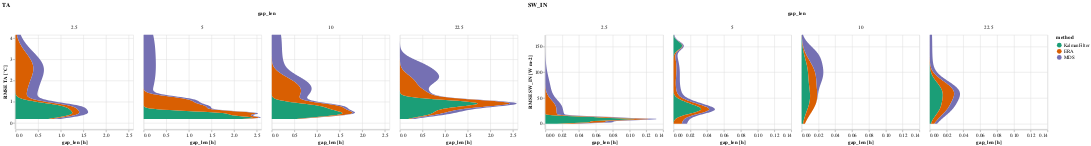

Notebook source saved alongside this figure:
### Code cell
facet_wrap(data_results, _the_plot_violin, "var", y_labels = [f"RMSE {var} [{units_big[var]}]" for var in data_results['var'].unique()])

### Figure 1 — Vega-Lite specification as saved in the notebook (floating-point values rounded to 4 significant figures)
{"config": {"view": {"continuousWidth": 300, "continuousHeight": 300}}, "vconcat": [{"hconcat": [{"mark": {"type": "area", "orient": "horizontal"}, "encoding": {"color": {"field": "method", "scale": {"domain": ["KalmanFilter", "ERA", "MDS"], "scheme": "dark2"}, "type": "nominal"}, "column": {"field": "gap_len", "type": "nominal"}, "x": {"axis": {"labelAngle": 0}, "field": "density", "title": "gap_len [h]", "type": "quantitative"}, "xOffset": {"field": "method", "scale": {"domain": ["KalmanFilter", "ERA", "MDS"]}, "sort": ["KalmanFilter", "ERA", "MDS"], "type": "ordinal"}, "y": {"field": "rmse", "scale": {"domainMin": -0.2896}, "title": "RMSE TA [°C]", "type": "quantitative"}}, "height": 200, "title": "TA", "transform": [{"density": "rmse", "groupby": ["method", "gap_len"], "as": ["rmse", "density"]}], "width": 250}, {"data": {"name": "data-78a1cd730a6f5d072d2987aae74c6fac"}, "mark": {"type": "area", "orient": "horizontal"}, "encoding": {"color": {"field": "method", "scale": {"domain": ["KalmanFilter", "ERA", "MDS"], "scheme": "dark2"}, "type": "nominal"}, "column": {"field": "gap_len", "type": "nominal"}, "x": {"axis": {"labelAngle": 0}, "field": "density", "title": "gap_len [h]", "type": "quantitative"}, "xOffset": {"field": "method", "scale": {"domain": ["KalmanFilter", "ERA", "MDS"]}, "sort": ["KalmanFilter", "ERA", "MDS"], "type": "ordinal"}, "y": {"field": "rmse", "scale": {"domainMin": -10.31}, "title": "RMSE SW_IN [W m-2]", "type": "quantitative"}}, "height": 200, "title": "SW_IN", "transform": [{"density": "rmse", "groupby": ["method", "gap_len"], "as": ["rmse", "density"]}], "width": 250}]}], "bounds": "flush", "data": {"name": "data-d84549c73d941c2653553546c3a65227"}, "resolve": {"scale": {"xOffset": "independent"}}, "$schema": "https://vega.github.io/schema/vega-lite/v5.2.0.json", "datasets": {"data-d84549c73d941c2653553546c3a65227": [{"method": "KalmanFilter", "var": "TA", "gap_len": 2.5, "idx_rep": 0, "rmse": 0.4336, "rmse_stand": 0.05471}, {"method": "KalmanFilter", "var": "TA", "gap_len": 2.5, "idx_rep": 1, "rmse": 0.4791, "rmse_stand": 0.06046}, {"method": "KalmanFilter", "var": "TA", "gap_len": 2.5, "idx_rep": 2, "rmse": 0.2397, "rmse_stand": 0.03024}, {"method": "KalmanFilter", "var": "TA", "gap_len": 2.5, "idx_rep": 3, "rmse": 0.7728, "rmse_stand": 0.09752}, {"method": "KalmanFilter", "var": "TA", "gap_len": 2.5, "idx_rep": 4, "rmse": 0.8031, "rmse_stand": 0.1013}, {"method": "ERA", "var": "TA", "gap_len": 2.5, "idx_rep": 0, "rmse": 0.6886, "rmse_stand": 0.08689}, {"method": "ERA", "var": "TA", "gap_len": 2.5, "idx_rep": 1, "rmse": 2.978, "rmse_stand": 0.3757}, {"method": "ERA", "var": "TA", "gap_len": 2.5, "idx_rep": 2, "rmse": 1.558, "rmse_stand": 0.1966}, {"method": "ERA", "var": "TA", "gap_len": 2.5, "idx_rep": 3, "rmse": 2.635, "rmse_stand": 0.3325}, {"method": "ERA", "var": "TA", "gap_len": 2.5, "idx_rep": 4, "rmse": 2.44, "rmse_stand": 0.3079}, {"method": "MDS", "var": "TA", "gap_len": 2.5, "idx_rep": 0, "rmse": 2.541, "rmse_stand": 0.3207}, {"method": "MDS", "var": "TA", "gap_len": 2.5, "idx_rep": 1, "rmse": 3.392, "rmse_stand": 0.4281}, {"method": "MDS", "var": "TA", "gap_len": 2.5, "idx_rep": 2, "rmse": 0.2069, "rmse_stand": 0.0261}, {"method": "MDS", "var": "TA", "gap_len": 2.5, "idx_rep": 3, "rmse": 0.9168, "rmse_stand": 0.1157}, {"method": "MDS", "var": "TA", "gap_len": 2.5, "idx_rep": 4, "rmse": 1.91, "rmse_stand": 0.241}, {"method": "KalmanFilter", "var": "TA", "gap_len": 5.0, "idx_rep": 0, "rmse": 0.4647, "rmse_stand": 0.05864}, {"method": "KalmanFilter", "var": "TA", "gap_len": 5.0, "idx_rep": 1, "rmse": 0.2366, "rmse_stand": 0.02986}, {"method": "KalmanFilter", "var": "TA", "gap_len": 5.0, "idx_rep": 2, "rmse": 0.2537, "rmse_stand": 0.03202}, {"method": "KalmanFilter", "var": "TA", "gap_len": 5.0, "idx_rep": 3, "rmse": 0.1873, "rmse_stand": 0.02364}, {"method": "KalmanFilter", "var": "TA", "gap_len": 5.0, "idx_rep": 4, "rmse": 0.4572, "rmse_stand": 0.05769}, {"method": "ERA", "var": "TA", "gap_len": 5.0, "idx_rep": 0, "rmse": 0.7428, "rmse_stand": 0.09373}, {"method": "ERA", "var": "TA", "gap_len": 5.0, "idx_rep": 1, "rmse": 1.156, "rmse_stand": 0.1459}, {"method": "ERA", "var": "TA", "gap_len": 5.0, "idx_rep": 2, "rmse": 0.7557, "rmse_stand": 0.09536}, {"method": "ERA", "var": "TA", "gap_len": 5.0, "idx_rep": 3, "rmse": 0.9922, "rmse_stand": 0.1252}, {"method": "ERA", "var": "TA", "gap_len": 5.0, "idx_rep": 4, "rmse": 0.4908, "rmse_stand": 0.06193}, {"method": "MDS", "var": "TA", "gap_len": 5.0, "idx_rep": 0, "rmse": 2.319, "rmse_stand": 0.2927}, {"method": "MDS", "var": "TA", "gap_len": 5.0, "idx_rep": 1, "rmse": 2.669, "rmse_stand": 0.3368}, {"method": "MDS", "var": "TA", "gap_len": 5.0, "idx_rep": 2, "rmse": 3.83, "rmse_stand": 0.4833}, {"method": "MDS", "var": "TA", "gap_len": 5.0, "idx_rep": 3, "rmse": 4.159, "rmse_stand": 0.5248}, {"method": "MDS", "var": "TA", "gap_len": 5.0, "idx_rep": 4, "rmse": 1.431, "rmse_stand": 0.1806}, {"method": "KalmanFilter", "var": "TA", "gap_len": 10.0, "idx_rep": 0, "rmse": 0.8387, "rmse_stand": 0.1058}, {"method": "KalmanFilter", "var": "TA", "gap_len": 10.0, "idx_rep": 1, "rmse": 0.4501, "rmse_stand": 0.0568}, {"method": "KalmanFilter", "var": "TA", "gap_len": 10.0, "idx_rep": 2, "rmse": 0.7069, "rmse_stand": 0.08921}, {"method": "KalmanFilter", "var": "TA", "gap_len": 10.0, "idx_rep": 3, "rmse": 0.4887, "rmse_stand": 0.06167}, {"method": "KalmanFilter", "var": "TA", "gap_len": 10.0, "idx_rep": 4, "rmse": 0.3168, "rmse_stand": 0.03997}, {"method": "ERA", "var": "TA", "gap_len": 10.0, "idx_rep": 0, "rmse": 0.7116, "rmse_stand": 0.0898}, {"method": "ERA", "var": "TA", "gap_len": 10.0, "idx_rep": 1, "rmse": 1.444, "rmse_stand": 0.1823}, {"method": "ERA", "var": "TA", "gap_len": 10.0, "idx_rep": 2, "rmse": 2.033, "rmse_stand": 0.2565}, {"method": "ERA", "var": "TA", "gap_len": 10.0, "idx_rep": 3, "rmse": 1.691, "rmse_stand": 0.2133}, {"method": "ERA", "var": "TA", "gap_len": 10.0, "idx_rep": 4, "rmse": 1.116, "rmse_stand": 0.1409}, {"method": "MDS", "var": "TA", "gap_len": 10.0, "idx_rep": 0, "rmse": 4.151, "rmse_stand": 0.5239}, {"method": "MDS", "var": "TA", "gap_len": 10.0, "idx_rep": 1, "rmse": 2.035, "rmse_stand": 0.2568}, {"method": "MDS", "var": "TA", "gap_len": 10.0, "idx_rep": 2, "rmse": 1.864, "rmse_stand": 0.2352}, {"method": "MDS", "var": "TA", "gap_len": 10.0, "idx_rep": 3, "rmse": 3.956, "rmse_stand": 0.4992}, {"method": "MDS", "var": "TA", "gap_len": 10.0, "idx_rep": 4, "rmse": 2.373, "rmse_stand": 0.2994}, {"method": "KalmanFilter", "var": "TA", "gap_len": 22.5, "idx_rep": 0, "rmse": 0.9253, "rmse_stand": 0.1168}, {"method": "KalmanFilter", "var": "TA", "gap_len": 22.5, "idx_rep": 1, "rmse": 0.9616, "rmse_stand": 0.1213}, {"method": "KalmanFilter", "var": "TA", "gap_len": 22.5, "idx_rep": 2, "rmse": 0.6667, "rmse_stand": 0.08413}, {"method": "KalmanFilter", "var": "TA", "gap_len": 22.5, "idx_rep": 3, "rmse": 0.4069, "rmse_stand": 0.05135}, {"method": "KalmanFilter", "var": "TA", "gap_len": 22.5, "idx_rep": 4, "rmse": 0.9208, "rmse_stand": 0.1162}, {"method": "ERA", "var": "TA", "gap_len": 22.5, "idx_rep": 0, "rmse": 1.244, "rmse_stand": 0.157}, {"method": "ERA", "var": "TA", "gap_len": 22.5, "idx_rep": 1, "rmse": 0.9254, "rmse_stand": 0.1168}, {"method": "ERA", "var": "TA", "gap_len": 22.5, "idx_rep": 2, "rmse": 1.456, "rmse_stand": 0.1837}, {"method": "ERA", "var": "TA", "gap_len": 22.5, "idx_rep": 3, "rmse": 0.8016, "rmse_stand": 0.1012}, {"method": "ERA", "var": "TA", "gap_len": 22.5, "idx_rep": 4, "rmse": 2.007, "rmse_stand": 0.2533}, {"method": "MDS", "var": "TA", "gap_len": 22.5, "idx_rep": 0, "rmse": 2.005, "rmse_stand": 0.253}, {"method": "MDS", "var": "TA", "gap_len": 22.5, "idx_rep": 1, "rmse": 2.29, "rmse_stand": 0.2889}, {"method": "MDS", "var": "TA", "gap_len": 22.5, "idx_rep": 2, "rmse": 2.542, "rmse_stand": 0.3207}, {"method": "MDS", "var": "TA", "gap_len": 22.5, "idx_rep": 3, "rmse": 0.6008, "rmse_stand": 0.07582}, {"method": "MDS", "var": "TA", "gap_len": 22.5, "idx_rep": 4, "rmse": 2.81, "rmse_stand": 0.3546}], "data-78a1cd730a6f5d072d2987aae74c6fac": [{"method": "KalmanFilter", "var": "SW_IN", "gap_len": 2.5, "idx_rep": 0, "rmse": 2.679, "rmse_stand": 0.01313}, {"method": "KalmanFilter", "var": "SW_IN", "gap_len": 2.5, "idx_rep": 1, "rmse": 9.363, "rmse_stand": 0.0459}, {"method": "KalmanFilter", "var": "SW_IN", "gap_len": 2.5, "idx_rep": 2, "rmse": 9.363, "rmse_stand": 0.0459}, {"method": "KalmanFilter", "var": "SW_IN", "gap_len": 2.5, "idx_rep": 3, "rmse": 6.36, "rmse_stand": 0.03118}, {"method": "KalmanFilter", "var": "SW_IN", "gap_len": 2.5, "idx_rep": 4, "rmse": 13.17, "rmse_stand": 0.06457}, {"method": "ERA", "var": "SW_IN", "gap_len": 2.5, "idx_rep": 0, "rmse": 0.0, "rmse_stand": 0.0}, {"method": "ERA", "var": "SW_IN", "gap_len": 2.5, "idx_rep": 1, "rmse": 32.74, "rmse_stand": 0.1605}, {"method": "ERA", "var": "SW_IN", "gap_len": 2.5, "idx_rep": 2, "rmse": 32.74, "rmse_stand": 0.1605}, {"method": "ERA", "var": "SW_IN", "gap_len": 2.5, "idx_rep": 3, "rmse": 0.0, "rmse_stand": 0.0}, {"method": "ERA", "var": "SW_IN", "gap_len": 2.5, "idx_rep": 4, "rmse": 0.0, "rmse_stand": 0.0}, {"method": "MDS", "var": "SW_IN", "gap_len": 2.5, "idx_rep": 0, "rmse": 0.0, "rmse_stand": 0.0}, {"method": "MDS", "var": "SW_IN", "gap_len": 2.5, "idx_rep": 1, "rmse": 63.22, "rmse_stand": 0.3099}, {"method": "MDS", "var": "SW_IN", "gap_len": 2.5, "idx_rep": 2, "rmse": 63.22, "rmse_stand": 0.3099}, {"method": "MDS", "var": "SW_IN", "gap_len": 2.5, "idx_rep": 3, "rmse": 0.0, "rmse_stand": 0.0}, {"method": "MDS", "var": "SW_IN", "gap_len": 2.5, "idx_rep": 4, "rmse": 1.433, "rmse_stand": 0.007026}, {"method": "KalmanFilter", "var": "SW_IN", "gap_len": 5.0, "idx_rep": 0, "rmse": 151.6, "rmse_stand": 0.7433}, {"method": "KalmanFilter", "var": "SW_IN", "gap_len": 5.0, "idx_rep": 1, "rmse": 39.72, "rmse_stand": 0.1947}, {"method": "KalmanFilter", "var": "SW_IN", "gap_len": 5.0, "idx_rep": 2, "rmse": 25.07, "rmse_stand": 0.1229}, {"method": "KalmanFilter", "var": "SW_IN", "gap_len": 5.0, "idx_rep": 3, "rmse": 26.18, "rmse_stand": 0.1283}, {"method": "KalmanFilter", "var": "SW_IN", "gap_len": 5.0, "idx_rep": 4, "rmse": 29.95, "rmse_stand": 0.1468}, {"method": "ERA", "var": "SW_IN", "gap_len": 5.0, "idx_rep": 0, "rmse": 107.3, "rmse_stand": 0.5262}, {"method": "ERA", "var": "SW_IN", "gap_len": 5.0, "idx_rep": 1, "rmse": 40.53, "rmse_stand": 0.1987}, {"method": "ERA", "var": "SW_IN", "gap_len": 5.0, "idx_rep": 2, "rmse": 22.86, "rmse_stand": 0.1121}, {"method": "ERA", "var": "SW_IN", "gap_len": 5.0, "idx_rep": 3, "rmse": 0.0, "rmse_stand": 0.0}, {"method": "ERA", "var": "SW_IN", "gap_len": 5.0, "idx_rep": 4, "rmse": 0.0, "rmse_stand": 0.0}, {"method": "MDS", "var": "SW_IN", "gap_len": 5.0, "idx_rep": 0, "rmse": 112.3, "rmse_stand": 0.5503}, {"method": "MDS", "var": "SW_IN", "gap_len": 5.0, "idx_rep": 1, "rmse": 67.42, "rmse_stand": 0.3305}, {"method": "MDS", "var": "SW_IN", "gap_len": 5.0, "idx_rep": 2, "rmse": 33.38, "rmse_stand": 0.1636}, {"method": "MDS", "var": "SW_IN", "gap_len": 5.0, "idx_rep": 3, "rmse": 0.0, "rmse_stand": 0.0}, {"method": "MDS", "var": "SW_IN", "gap_len": 5.0, "idx_rep": 4, "rmse": 0.2198, "rmse_stand": 0.001077}, {"method": "KalmanFilter", "var": "SW_IN", "gap_len": 10.0, "idx_rep": 0, "rmse": 56.51, "rmse_stand": 0.277}, {"method": "KalmanFilter", "var": "SW_IN", "gap_len": 10.0, "idx_rep": 1, "rmse": 52.11, "rmse_stand": 0.2554}, {"method": "KalmanFilter", "var": "SW_IN", "gap_len": 10.0, "idx_rep": 2, "rmse": 96.6, "rmse_stand": 0.4735}, {"method": "KalmanFilter", "var": "SW_IN", "gap_len": 10.0, "idx_rep": 3, "rmse": 109.8, "rmse_stand": 0.5385}, {"method": "KalmanFilter", "var": "SW_IN", "gap_len": 10.0, "idx_rep": 4, "rmse": 36.18, "rmse_stand": 0.1773}, {"method": "ERA", "var": "SW_IN", "gap_len": 10.0, "idx_rep": 0, "rmse": 37.86, "rmse_stand": 0.1856}, {"method": "ERA", "var": "SW_IN", "gap_len": 10.0, "idx_rep": 1, "rmse": 72.05, "rmse_stand": 0.3532}, {"method": "ERA", "var": "SW_IN", "gap_len": 10.0, "idx_rep": 2, "rmse": 98.66, "rmse_stand": 0.4836}, {"method": "ERA", "var": "SW_IN", "gap_len": 10.0, "idx_rep": 3, "rmse": 100.3, "rmse_stand": 0.4919}, {"method": "ERA", "var": "SW_IN", "gap_len": 10.0, "idx_rep": 4, "rmse": 33.18, "rmse_stand": 0.1627}, {"method": "MDS", "var": "SW_IN", "gap_len": 10.0, "idx_rep": 0, "rmse": 136.8, "rmse_stand": 0.6704}, {"method": "MDS", "var": "SW_IN", "gap_len": 10.0, "idx_rep": 1, "rmse": 108.1, "rmse_stand": 0.5299}, {"method": "MDS", "var": "SW_IN", "gap_len": 10.0, "idx_rep": 2, "rmse": 143.1, "rmse_stand": 0.7016}, {"method": "MDS", "var": "SW_IN", "gap_len": 10.0, "idx_rep": 3, "rmse": 126.0, "rmse_stand": 0.6175}, {"method": "MDS", "var": "SW_IN", "gap_len": 10.0, "idx_rep": 4, "rmse": 87.55, "rmse_stand": 0.4291}, {"method": "KalmanFilter", "var": "SW_IN", "gap_len": 22.5, "idx_rep": 0, "rmse": 35.85, "rmse_stand": 0.1757}, {"method": "KalmanFilter", "var": "SW_IN", "gap_len": 22.5, "idx_rep": 1, "rmse": 53.8, "rmse_stand": 0.2637}, {"method": "KalmanFilter", "var": "SW_IN", "gap_len": 22.5, "idx_rep": 2, "rmse": 61.13, "rmse_stand": 0.2996}, {"method": "KalmanFilter", "var": "SW_IN", "gap_len": 22.5, "idx_rep": 3, "rmse": 25.1, "rmse_stand": 0.1231}, {"method": "KalmanFilter", "var": "SW_IN", "gap_len": 22.5, "idx_rep": 4, "rmse": 75.55, "rmse_stand": 0.3703}, {"method": "ERA", "var": "SW_IN", "gap_len": 22.5, "idx_rep": 0, "rmse": 37.45, "rmse_stand": 0.1836}, {"method": "ERA", "var": "SW_IN", "gap_len": 22.5, "idx_rep": 1, "rmse": 55.12, "rmse_stand": 0.2702}, {"method": "ERA", "var": "SW_IN", "gap_len": 22.5, "idx_rep": 2, "rmse": 67.09, "rmse_stand": 0.3289}, {"method": "ERA", "var": "SW_IN", "gap_len": 22.5, "idx_rep": 3, "rmse": 13.04, "rmse_stand": 0.06394}, {"method": "ERA", "var": "SW_IN", "gap_len": 22.5, "idx_rep": 4, "rmse": 77.26, "rmse_stand": 0.3787}, {"method": "MDS", "var": "SW_IN", "gap_len": 22.5, "idx_rep": 0, "rmse": 25.95, "rmse_stand": 0.1272}, {"method": "MDS", "var": "SW_IN", "gap_len": 22.5, "idx_rep": 1, "rmse": 55.38, "rmse_stand": 0.2715}, {"method": "MDS", "var": "SW_IN", "gap_len": 22.5, "idx_rep": 2, "rmse": 105.6, "rmse_stand": 0.5177}, {"method": "MDS", "var": "SW_IN", "gap_len": 22.5, "idx_rep": 3, "rmse": 46.51, "rmse_stand": 0.228}, {"method": "MDS", "var": "SW_IN", "gap_len": 22.5, "idx_rep": 4, "rmse": 172.6, "rmse_stand": 0.8461}]}}
